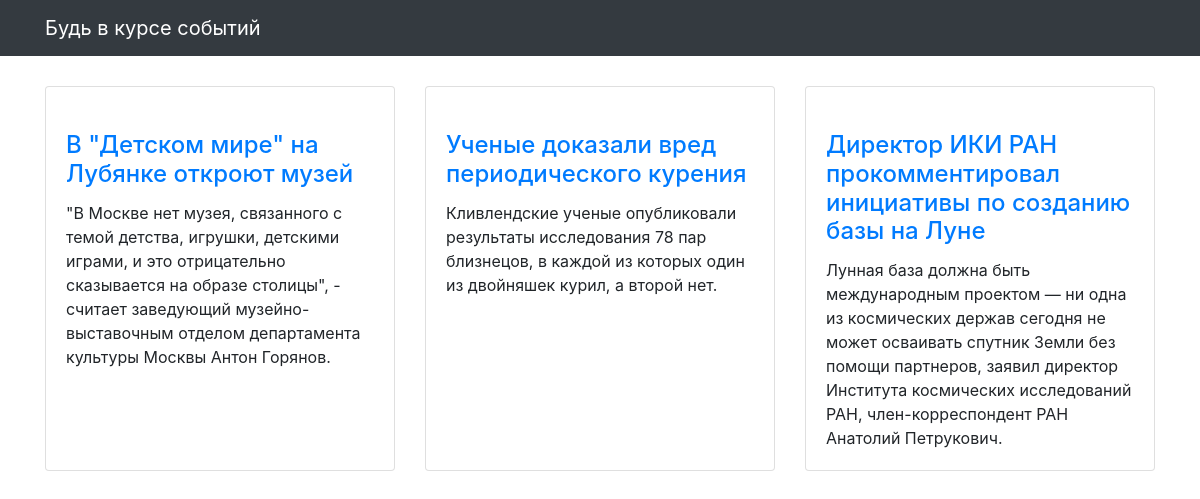
The page / on the database its author committed.
### articles/models.py (models this page shows, shortened)
class Article(models.Model):
    title = models.CharField(max_length=256, verbose_name='Название')
    text = models.TextField(verbose_name='Текст')
    published_at = models.DateTimeField(verbose_name='Дата публикации')
    image = models.ImageField(null=True, blank=True, verbose_name='Изображение',)
    class Meta:
        verbose_name = 'Статья'
        verbose_name_plural = 'Статьи'
        ordering = ['-published_at']

### articles/views.py (the view)
# urls.py: path('', articles_list, name='articles'),
def articles_list(request):
    template = 'articles/news.html'
    ordering = '-published_at'
    object_list = Article.objects.order_by(ordering)
    context = {'object_list': object_list}
    return render(request, template, context)

### templates/articles/news.html (shortened to what this page needs)
{% extends "articles/base.html" %}
{% load static %}
{% block content %}
<div class="row">
  {% for article in object_list %}
  <div class="col-lg-4 col-sm-6 portfolio-item">
    <div class="card h-100">
      <a href="#"><img class="card-img-top" src="{% get_media_prefix %}{{ article.image }}" alt=""></a>
      <div class="card-body">
        <h4 class="card-title">
          <a href="#">{{ article.title }}</a>
        </h4>
        <p class="card-text">{{ article.text }}</p>
      </div>
    </div>
  </div>
  {% endfor %}
</div>
{% endblock %}

### templates/articles/base.html (shortened to what this page needs)
<!DOCTYPE html>
{% load static %}
<html>
  <head>
    <link href="{% static  "css/bootstrap.min.css"  %}" rel="stylesheet">
    <link href="{% static  "css/3-col-portfolio.css" %}" rel="stylesheet">
  </head>
  <body>
    <nav class="navbar navbar-expand-lg navbar-dark bg-dark fixed-top">
      <div class="container">
        <a class="navbar-brand" href="#">Будь в курсе событий</a>
      </div>
    </nav>
    <div class="container">{% block content %}{% endblock %}</div>
  </body>
</html>

### static/css/3-col-portfolio.css (style rules this page uses)
body { padding-top: 84px; padding-bottom: 84px; }
@media (min-width: 992px) { body { padding-top: 86px; padding-bottom: 86px; } }

### rows shown on the page
Article: title "В \"Детском мире\" на Лубянке откроют музей", text "\"В Москве нет музея, связанного с темой детства, игрушки, детскими играми, и это отрицательно сказывается на образе столицы\", - считает заведующий музейно-выставочным отделом департамента культуры Москвы Антон Горянов."
Article: title "Ученые доказали вред периодического курения", text "Кливлендские ученые опубликовали результаты исследования 78 пар близнецов, в каждой из которых один из двойняшек курил, а второй нет."
Article: title "Директор ИКИ РАН прокомментировал инициативы по созданию базы на Луне", text "Лунная база должна быть международным проектом — ни одна из космических держав сегодня не может осваивать спутник Земли без помощи партнеров, заявил директор Института космических исследований РАН, член-корреспондент РАН Анатолий Петрукович."
